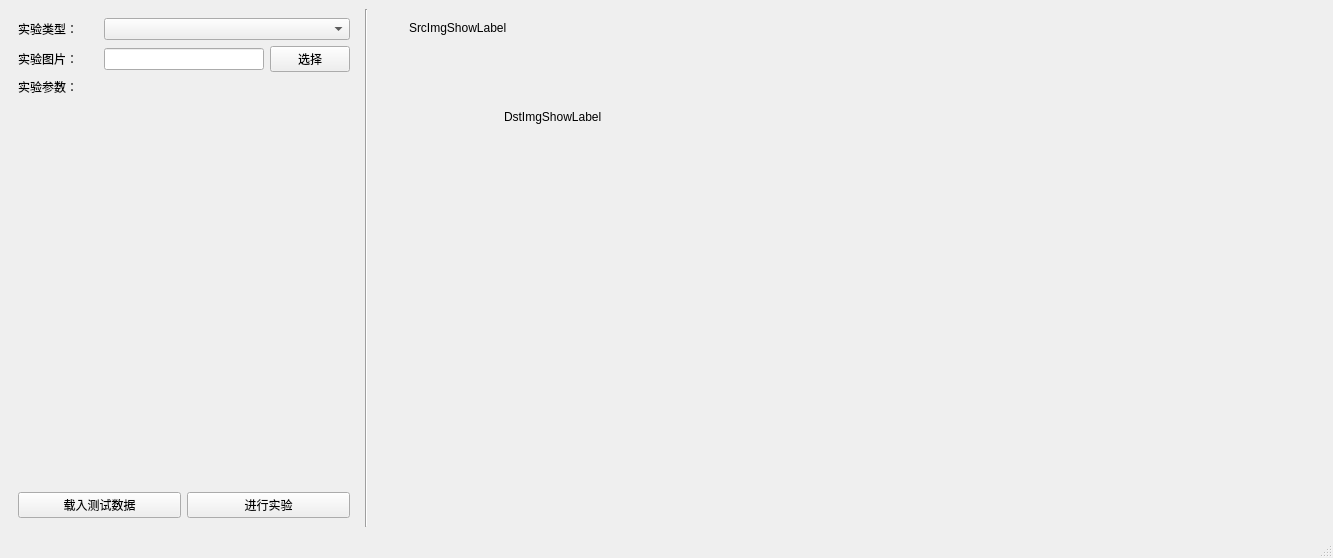
<?xml version="1.0" encoding="UTF-8"?>
<ui version="4.0">
 <class>ImageMiniLabUI</class>
 <widget class="QMainWindow" name="ImageMiniLabUI">
  <property name="geometry">
   <rect>
    <x>0</x>
    <y>0</y>
    <width>1333</width>
    <height>558</height>
   </rect>
  </property>
  <property name="windowTitle">
   <string>ImageMiniLab</string>
  </property>
  <widget class="QWidget" name="centralwidget">
   <layout class="QGridLayout" name="gridLayout">
    <item row="0" column="0">
     <widget class="QWidget" name="LabCtrlWidget" native="true">
      <property name="minimumSize">
       <size>
        <width>350</width>
        <height>0</height>
       </size>
      </property>
      <property name="maximumSize">
       <size>
        <width>350</width>
        <height>16777215</height>
       </size>
      </property>
      <layout class="QVBoxLayout" name="verticalLayout">
       <item>
        <layout class="QHBoxLayout" name="horizontalLayout_2">
         <item>
          <widget class="QLabel" name="label_2">
           <property name="minimumSize">
            <size>
             <width>80</width>
             <height>0</height>
            </size>
           </property>
           <property name="maximumSize">
            <size>
             <width>80</width>
             <height>16777215</height>
            </size>
           </property>
           <property name="text">
            <string>实验类型：</string>
           </property>
          </widget>
         </item>
         <item>
          <widget class="QComboBox" name="ExpTypeComboBox"/>
         </item>
        </layout>
       </item>
       <item>
        <layout class="QHBoxLayout" name="horizontalLayout_3">
         <item>
          <widget class="QLabel" name="label_3">
           <property name="minimumSize">
            <size>
             <width>80</width>
             <height>0</height>
            </size>
           </property>
           <property name="maximumSize">
            <size>
             <width>80</width>
             <height>16777215</height>
            </size>
           </property>
           <property name="text">
            <string>实验图片：</string>
           </property>
          </widget>
         </item>
         <item>
          <widget class="QLineEdit" name="ExpImgLineEdit">
           <property name="enabled">
            <bool>true</bool>
           </property>
          </widget>
         </item>
         <item>
          <widget class="QPushButton" name="SelectImgPushButton">
           <property name="text">
            <string>选择</string>
           </property>
          </widget>
         </item>
        </layout>
       </item>
       <item>
        <widget class="QLabel" name="label">
         <property name="text">
          <string>实验参数：</string>
         </property>
        </widget>
       </item>
       <item>
        <widget class="QStackedWidget" name="stackedWidget">
         <widget class="QWidget" name="page"/>
         <widget class="QWidget" name="page_2"/>
        </widget>
       </item>
       <item>
        <layout class="QHBoxLayout" name="horizontalLayout">
         <item>
          <widget class="QPushButton" name="LoadTestDataPushButton">
           <property name="text">
            <string>载入测试数据</string>
           </property>
          </widget>
         </item>
         <item>
          <widget class="QPushButton" name="GoExpPushButton">
           <property name="text">
            <string>进行实验</string>
           </property>
          </widget>
         </item>
        </layout>
       </item>
      </layout>
     </widget>
    </item>
    <item row="0" column="2">
     <widget class="QWidget" name="ImgShowWidget" native="true">
      <widget class="QLabel" name="SrcImgShowLabel">
       <property name="geometry">
        <rect>
         <x>35</x>
         <y>11</y>
         <width>120</width>
         <height>16</height>
        </rect>
       </property>
       <property name="text">
        <string>SrcImgShowLabel</string>
       </property>
      </widget>
      <widget class="QLabel" name="DstImgShowLabel">
       <property name="geometry">
        <rect>
         <x>130</x>
         <y>100</y>
         <width>120</width>
         <height>16</height>
        </rect>
       </property>
       <property name="text">
        <string>DstImgShowLabel</string>
       </property>
      </widget>
     </widget>
    </item>
    <item row="0" column="1">
     <widget class="Line" name="line">
      <property name="orientation">
       <enum>Qt::Vertical</enum>
      </property>
     </widget>
    </item>
   </layout>
  </widget>
  <widget class="QMenuBar" name="menubar">
   <property name="geometry">
    <rect>
     <x>0</x>
     <y>0</y>
     <width>1333</width>
     <height>22</height>
    </rect>
   </property>
  </widget>
  <widget class="QStatusBar" name="statusbar"/>
 </widget>
 <resources/>
 <connections/>
</ui>
